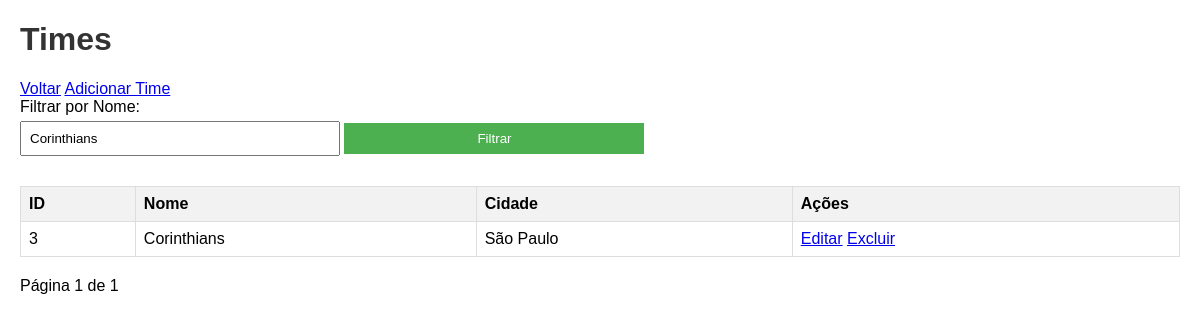
The app's page /times/index.php?nome=Corinthians with its own data.
### tables this page shows
CREATE TABLE times (
    id INT AUTO_INCREMENT PRIMARY KEY,
    nome VARCHAR(100) NOT NULL,
    cidade VARCHAR(100) NOT NULL
);

### times/index.php (the view, shortened to what this page needs)
<?php
include '../includes/db.php';
$page = isset($_GET['page']) ? (int)$_GET['page'] : 1;
$limit = 10;
$offset = ($page - 1) * $limit;
$filter_nome = isset($_GET['nome']) ? $_GET['nome'] : '';
$query = "SELECT * FROM times WHERE nome LIKE '%$filter_nome%' LIMIT $limit OFFSET $offset";
$result = $conn->query($query);
$total_query = "SELECT COUNT(*) as total FROM times WHERE nome LIKE '%$filter_nome%'";
$total_result = $conn->query($total_query);
$total_row = $total_result->fetch_assoc();
$total = $total_row['total'];
$total_pages = ceil($total / $limit);
?>
<!DOCTYPE html>
<html lang="pt-br">
<head>
    <link rel="stylesheet" href="../style.css">
</head>
<body>
    <h1>Times</h1>
    <a href="../index.php">Voltar</a>
    <a href="create.php">Adicionar Time</a>
    <form method="GET">
        <label for="nome">Filtrar por Nome:</label>
        <input type="text" name="nome" value="<?php echo htmlspecialchars($filter_nome); ?>">
        <button type="submit">Filtrar</button>
    </form>
    <table>
        <tr>
            <th>ID</th>
            <th>Nome</th>
            <th>Cidade</th>
            <th>Ações</th>
        </tr>
        <?php while ($row = $result->fetch_assoc()): ?>
        <tr>
            <td><?php echo $row['id']; ?></td>
            <td><?php echo htmlspecialchars($row['nome']); ?></td>
            <td><?php echo htmlspecialchars($row['cidade']); ?></td>
            <td>
                <a href="edit.php?id=<?php echo $row['id']; ?>">Editar</a>
                <a href="delete.php?id=<?php echo $row['id']; ?>" onclick="return confirm('Tem certeza?')">Excluir</a>
            </td>
        </tr>
        <?php endwhile; ?>
    </table>
    <div>
        Página <?php echo $page; ?> de <?php echo $total_pages; ?>
    </div>
</body>
</html>

### style.css (style rules this page uses)
body { font-family: Arial, sans-serif; margin: 20px; }
h1, h2 { color: #333; }
table { width: 100%; border-collapse: collapse; margin-bottom: 20px; }
th, td { border: 1px solid #ddd; padding: 8px; text-align: left; }
th { background-color: #f2f2f2; }
form { margin-bottom: 20px; }
label { display: block; margin-bottom: 5px; }
input, select, button { padding: 8px; margin-bottom: 10px; width: 100%; max-width: 300px; }
button { background-color: #4CAF50; color: white; border: none; cursor: pointer; }

### records on screen
times: id "3", nome "Corinthians", cidade "São Paulo"

### other values on screen
$page "1"
$total_pages "1"
